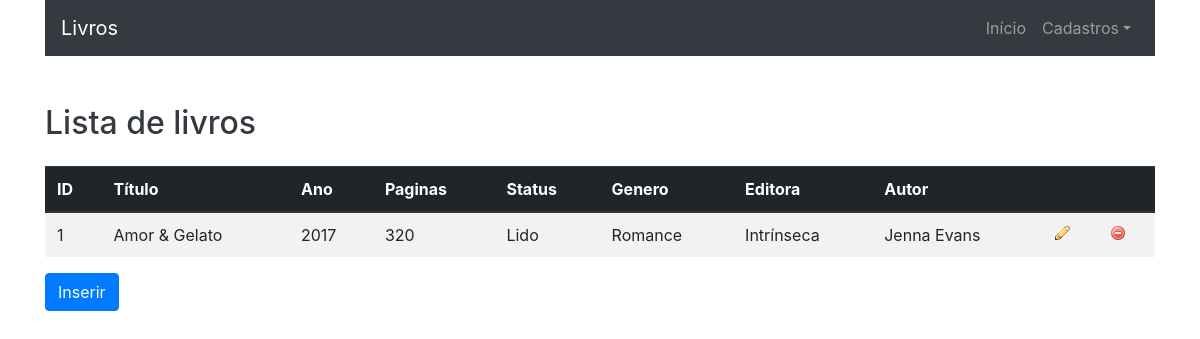
Page /view/livros/listar.php on the earlier database version.
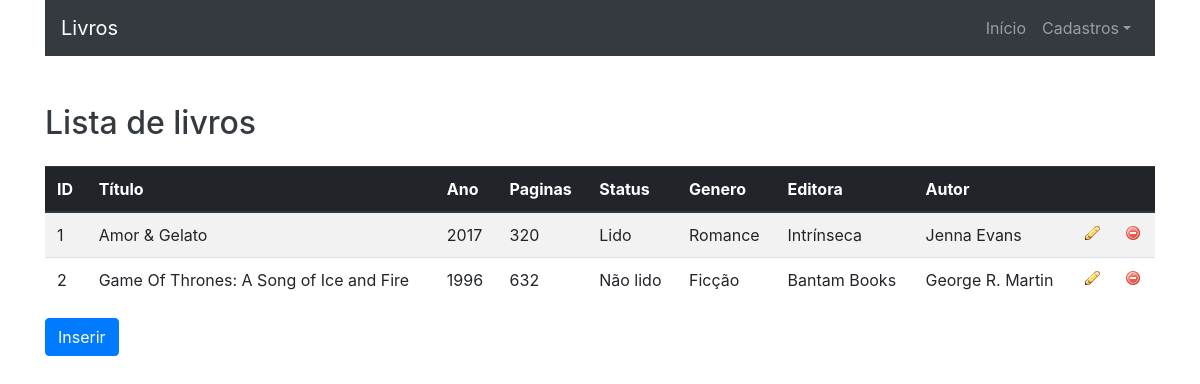
Same page on the later database version.
### tables this page shows
CREATE TABLE livros (
    id int AUTO_INCREMENT NOT NULL,
    titulo varchar(57) NOT NULL,
    ano int NOT NULL,
    paginas int NOT NULL,
    status VARCHAR(1) NOT NULL,  
    genero varchar(1) NOT NULL,  
    id_editora int NOT NULL,
    id_autor int NOT NULL,
    CONSTRAINT pk_livros PRIMARY KEY (id)
);

CREATE TABLE editoras (
    id int AUTO_INCREMENT NOT NULL,
    nome varchar(127) NOT NULL,
    pais varchar(57) NOT NULL,
    CONSTRAINT pk_editoras PRIMARY KEY (id)
);

CREATE TABLE autores (
    id int AUTO_INCREMENT NOT NULL,
    nome varchar(127) NOT NULL,
    pais varchar(57) NOT NULL,
    CONSTRAINT pk_autores PRIMARY KEY (id)
);

### dao/LivroDAO.php (called while the page is built, shortened)
<?php
include_once(__DIR__ . "/../model/Livro.php");
class LivroDAO {
    public function list() {
        $conn = Connection::getConnection();
        $sql = "SELECT l.*, d.nome AS nome_editora, a.nome AS nome_autor" .
               " FROM livros l" .
               " JOIN editoras d ON (d.id = l.id_editora)" .
               " JOIN autores a ON (a.id = l.id_autor)" .
               " ORDER BY l.id";
        $stm = $conn->prepare($sql);
        $stm->execute();
        $result = $stm->fetchAll();
        return $this->mapDBToObject($result);
    }
    private function mapDBToObject(array $result) {
        $livros = array();
        foreach($result as $reg) {
            $livro = new Livro();
            $livro->setId($reg['id']);
            $livro->setTitulo($reg['titulo']);
            $livro->setAno($reg['ano']);
            $livro->setPaginas($reg['paginas']);
            $livro->setStatus($reg['status']);
            $livro->setGenero($reg['genero']);
            $editora = new Editora();
            $editora->setId($reg['id_editora']);
            $editora->setNome($reg['nome_editora']);
            $livro->setEditora($editora);
            $autor = new Autor();
            $autor->setId($reg['id_autor']);
            $autor->setNome($reg['nome_autor']);
            $livro->setAutor($autor);
            array_push($livros, $livro);
        }
        return $livros;
    }
}

### controller/LivroController.php (called while the page is built, shortened)
<?php
include_once(__DIR__ . "/../dao/LivroDAO.php");
include_once(__DIR__ . "/../model/Livro.php");
class LivroController {
    private LivroDAO $livroDAO;
    public function __construct() {
        $this->livroDAO = new LivroDAO();
    }
    public function listar() {
        return $this->livroDAO->list();
    }
}

### model/Livro.php (called while the page is built, shortened)
<?php
include_once(__DIR__ . "/../model/Editora.php");
include_once(__DIR__ . "/../model/Autor.php");
class Livro {
    private ?int $id;
    private ?string $titulo;
    private ?int $ano;
    private ?int $paginas;
    private ?string $status;
    private ?string $genero;
    private ?Editora $editora;
    private ?Autor $autor;
    public function __construct() {
        $this->id = 0;
        $this->editora = null;
        $this->autor = null;
    }
    public function getId(): ?int {
        return $this->id;
    }
    public function setId(?int $id) {
        $this->id = $id;
        return $this;
    }
    public function getTitulo(): ?string {
        return $this->titulo;
    }
    public function setTitulo(?string $titulo) {
        $this->titulo = $titulo;
        return $this;
    }
    public function getAno(): ?int {
        return $this->ano;
    }
    public function setAno(?int $ano) {
        $this->ano = $ano;
        return $this;
    }
    public function getPaginas(): ?int {
        return $this->paginas;
    }
    public function setPaginas(?int $paginas) {
        $this->paginas = $paginas;
        return $this;
    }
    public function getStatusName(): ?string {
        if ($this->status == 'L')
            return "Lido";
        elseif ($this->status == 'N')
            return "Não lido";
        return '';
    }
    public function setStatus(?string $status) {
        $this->status = $status;
        return $this;
    }
    public function getGeneroName(): ?string {
        if ($this->genero == 'A')
            return "Ação";
        elseif ($this->genero == 'R')
            return "Romance";
        elseif ($this->genero == 'D')
            return "Drama";
        elseif ($this->genero == 'S')
            return "Suspense";
        elseif ($this->genero == 'F')
            return "Ficção";
        return '';
    }
    public function setGenero(?string $genero) {
        $this->genero = $genero;
        return $this;
    }
    public function getEditora() {
        return $this->editora;
    }
    public function setEditora(?Editora $editora) {
        $this->editora = $editora;
        return $this;
    }
    public function getAutor() {
        return $this->autor;
    }
    public function setAutor(?Autor $autor){
        $this->autor = $autor;
        return $this;
    }
}

### model/Editora.php (called while the page is built, shortened)
<?php
class Editora {
    private ?string $nome;
    public function __toString() {
        return $this->nome;
    }
    public function setId($id) {
        return $this;
    }
    public function setNome($nome) {
        $this->nome = $nome;
        return $this;
    }
}

### model/Autor.php (called while the page is built, shortened)
<?php
class Autor {
    private ?string $nome;
    public function __toString() {
        return $this->nome;
    }
    public function setId($id) {
        return $this;
    }
    public function setNome($nome) {
        $this->nome = $nome;
        return $this;
    }
}

### view/livros/listar.php (the view)
<?php
include_once(__DIR__ . "/../../controller/LivroController.php");
$livroCont = new LivroController();
$livros = $livroCont->listar();
?>
<?php
    include_once(__DIR__ . "/../include/header.php");
?>
<h2 class="text-dark mt-5">Lista de livros</h2>
<table class="table table-striped mt-4">
    <thead class="thead-dark">
        <tr>
            <th>ID</th>
            <th>Título</th>
            <th>Ano</th>
            <th>Paginas</th>
            <th>Status</th>
            <th>Genero</th>
            <th>Editora</th>
            <th>Autor</th>
            <th></th>
            <th></th>
        </tr>
    </thead>
    <tbody>
        <?php foreach($livros as $l): ?>
            <tr>
                <td><?= $l->getId() ?></td>
                <td><?= $l->getTitulo() ?></td>
                <td><?= $l->getAno() ?></td>
                <td><?= $l->getPaginas() ?></td>
                <td><?= $l->getStatusName() ?></td>
                <td><?= $l->getGeneroName() ?></td>
                <td><?= $l->getEditora() ?></td>
                <td><?= $l->getAutor() ?></td>
                <td>
                    <a href="alterar.php?id=<?= $l->getId() ?>">
                        <img src="../../img/btn_editar.png" >
                    </a>
                </td>
                <td>
                    <a href="excluir.php?id=<?= $l->getId() ?>"
                        onclick="return confirm('Confirma a exclusão?');" >
                        <img src="../../img/btn_excluir.png" >
                    </a>
                </td>
            </tr>
        <?php endforeach; ?>
    </tbody>
</table>
<div>
    <a href="inserir.php" class="btn btn-primary">Inserir</a>
</div>
<?php
    include_once(__DIR__ . "/../include/footer.php");
?>

### view/include/header.php (shortened to what this page needs)
<html lang="pt-br">
  <head>
    <link rel="stylesheet" href="https://stackpath.bootstrapcdn.com/bootstrap/4.1.3/css/bootstrap.min.css">
  </head>
  <body>
    <div class="container">
    <?php include_once(__DIR__ . "/../../view/include/menu.php") ?>

### view/include/menu.php (shortened to what this page needs)
<nav class="navbar navbar-expand-md navbar-dark bg-dark">
    <a class="navbar-brand" href="#">Livros</a>
    <div class="collapse navbar-collapse" id="navSite">
        <ul class="navbar-nav ml-auto">
            <li class="nav-item">
                <a class="nav-link" href="<?= BASE_URL ?>">Início</a>
            </li>
            <li class="nav-item dropdown">
                <a class="nav-link dropdown-toggle" href="#" id="navDropDown" data-toggle="dropdown">Cadastros</a>
            </li>
        </ul>
    </div>
</nav>

### view/include/footer.php (shortened to what this page needs)
    </div>
    </body>
</html>

Differences in the rows shown:
added livros: id "2", titulo "Game Of Thrones: A Song of Ice and Fire", ano "1996", paginas "632", status "Não lido", genero "Ficção", id_editora.nome "Bantam Books", id_autor.nome "George R. Martin"
